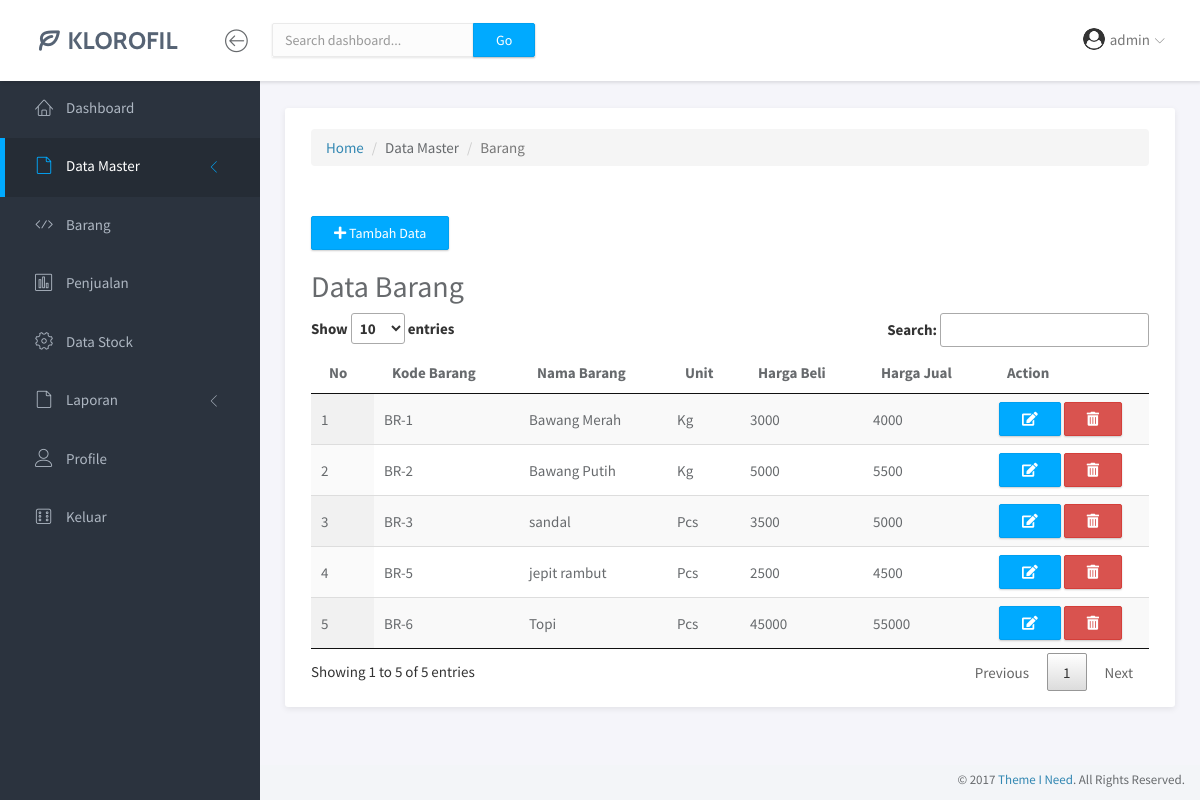
Page /2-Dashboard-BeliBarang.php (signed in) on the committed database.
### tables this page shows
CREATE TABLE `identitas_barang` (
  `Kode_Barang` varchar(12) NOT NULL,
  `Nama_Barang` varchar(30) NOT NULL,
  `Unit` enum('Kg','Pcs') NOT NULL,
  `Harga_Beli` bigint(20) NOT NULL,
  `Harga_Jual` bigint(20) NOT NULL,
  `Quantity` bigint(20) DEFAULT NULL,
  `Total_Quantity` bigint(20) DEFAULT NULL
);

### functions/functions-belibarang.php (called while the page is built, shortened)
<?php
$conn = mysqli_connect("localhost", "root", "", "kpdiana");
function query($query) {
	global $conn;
	$result = mysqli_query($conn, $query);
	$rows = [];
	while( $row = mysqli_fetch_assoc($result) ) {
		$rows[] = $row;
	}
	return $rows;
}
?>

### 2-Dashboard-BeliBarang.php (the view, shortened to what this page needs)
<?php
require 'functions/functions-belibarang.php';
$daftarbarang = query("SELECT * FROM identitas_barang");
?>
<!doctype html>
<html lang="en">
<head>
    <link rel="stylesheet" href="assets/vendor/bootstrap/css/bootstrap.min.css">
    <link rel="stylesheet" href="assets/vendor/fontawesome-free-5.15.3-web/css/all.css">
    <link rel="stylesheet" href="assets/vendor/linearicons/style.css">
    <link rel="stylesheet" href="assets/vendor/chartist/css/chartist-custom.css">
    <link rel="stylesheet" href="assets/css/main.css">
    <link rel="stylesheet" href="assets/css/demo.css">
    <link rel="stylesheet" href="assets/vendor/datatables/jquery.dataTables.min.css">
</head>
<body>
    <div id="wrapper">
        <nav class="navbar navbar-default navbar-fixed-top">
            <div class="brand">
                <a href="index.html"><img src="assets/img/logo-dark.png" alt="Klorofil Logo" class="img-responsive logo"></a>
            </div>
            <div class="container-fluid">
                <div class="navbar-btn">
                    <button type="button" class="btn-toggle-fullwidth"><i class="lnr lnr-arrow-left-circle"></i></button>
                </div>
                <form class="navbar-form navbar-left">
                    <div class="input-group">
                        <input type="text" value="" class="form-control" placeholder="Search dashboard...">
                        <span class="input-group-btn"><button type="button" class="btn btn-primary">Go</button></span>
                    </div>
                </form>
                <div id="navbar-menu">
                    <ul class="nav navbar-nav navbar-right">
                        <li class="dropdown">
                             <a href="#" class="dropdown-toggle" data-toggle="dropdown"><img src="assets/img/profile/<?= $_SESSION['user']['gambar'] ?>" class="img-circle" alt="Avatar"> <span><?= $_SESSION['user']['nama'] ?></span> <i class="icon-submenu lnr lnr-chevron-down"></i></a>
                        </li>
                    </ul>
                </div>
            </div>
        </nav>
        <div id="sidebar-nav" class="sidebar">
            <div class="sidebar-scroll">
                <nav>
                    <ul class="nav">
                        <li><a href="1-Dashboard-Home.php" class=""><i class="lnr lnr-home"></i> <span>Dashboard</span></a></li>
                        <li>
                            <a href="#subPages" data-toggle="collapse" class="collapsed active"><i class="lnr lnr-file-empty"></i>
							<span>Data Master</span> <i class="icon-submenu lnr lnr-chevron-left"></i></a>
                        </li>
                        <li><a href="9-Dashboard-BarangMasuk.php" class=""><i class="lnr lnr-code"></i></i> <span>Barang</span></a></li>
                        <li><a href="4-Dashboard-Penjualan.php" class=""><i class="lnr lnr-chart-bars"></i> <span>Penjualan</span></a></li>
                        <li><a href="5-Dashboard-DataStock.php" class=""><i class="lnr lnr-cog"></i> <span>Data Stock</span></a></li>
                        <li>
                            <a href="#Laporan" data-toggle="collapse" class="collapsed"><i class="lnr lnr-file-empty"></i>
							<span>Laporan</span> <i class="icon-submenu lnr lnr-chevron-left"></i></a>
                        </li>
                        <li><a href="page-profile.html" class=""><i class="lnr lnr-user"></i> <span>Profile</span></a></li>
                        <li><a href="logout.php" class=""><i class="lnr lnr-dice"></i> <span>Keluar</span></a></li>
                    </ul>
                </nav>
            </div>
        </div>
        <div class="main">
            <div class="main-content">
                <div class="container-fluid">
                    <div class="panel panel-headline">
                        <div class="panel-heading">
                            <div class="inibreadcumb">
                                <nav aria-label="breadcrumb">
                                    <ol class="breadcrumb">
                                        <li class="breadcrumb-item"><a href="1-Dashboard-Home.html">Home</a></li>
                                        <li class="breadcrumb-item">Data Master</li>
                                        <li class="breadcrumb-item active" aria-current="page">Barang</li>
                                    </ol>
                                </nav>
                            </div>
                        </div>
                        <div class="panel-body">
                            <div class="row">
                                <div class="col-md-12">
                                    <button type="button" class="btn btn-primary" data-toggle="modal" data-target="#exampleModal"> <i class="fas fa-plus"></i> Tambah Data</button>
                                    <h2>Data Barang</h2>
                                    <table id="table_barang" class="display">
                                        <thead>
                                            <tr>
                                                <th>No</th>
                                                <th>Kode Barang</th>
                                                <th>Nama Barang</th>
                                                <th>Unit</th>
                                                <th>Harga Beli</th>
                                                <th>Harga Jual</th>
                                                <th>Action</th>
                                            </tr>
                                        </thead>
                                        <tbody>
                                            <?php $i = 1; ?>
                                            <?php foreach($daftarbarang as $barang): ?>
                                            <tr>
                                                <td><?= $i ?></td>
                                                <td><?= $barang['Kode_Barang'] ?></td>
                                                <td><?= $barang['Nama_Barang'] ?></td>
                                                <td><?= $barang['Unit'] ?></td>
                                                <td><?= $barang['Harga_Beli'] ?></td>
                                                <td><?= $barang['Harga_Jual'] ?></td>
                                                <td>
                                                    <button type="button" class="btn btn-primary" data-toggle="modal" data-target="#editModal" data-whatever="<?= $barang['Kode_Barang'] ?>_<?= $barang['Nama_Barang'] ?>_<?= $barang['Unit'] ?>_<?= $barang['Harga_Beli'] ?>_<?= $barang['Harga_Jual'] ?>"><i class="fas fa-edit"></i></button>
                                                    <button type="button" class="btn btn-danger" data-toggle="modal" data-target="#deleteModal" data-whatever="<?= $barang['Kode_Barang'] ?>_<?= $barang['Nama_Barang'] ?>"><i class="fas fa-trash-alt"></i></button>
                                                </td>
                                            </tr>
                                            <?php $i++; ?>
                                            <?php endforeach ?>
                                        </tbody>
                                    </table>
                                </div>
                            </div>
                        </div>
                    </div>
                </div>
            </div>
        </div>
        <footer>
            <div class="container-fluid">
                <p class="copyright">&copy; 2017 <a href="https://www.themeineed.com" target="_blank">Theme I Need</a>. All Rights Reserved.</p>
            </div>
        </footer>
    </div>
</body>
</html>

### rows in the picture
identitas_barang: Kode_Barang "BR-1", Nama_Barang "Bawang Merah", Unit "Kg", Harga_Beli "3000", Harga_Jual "4000"
identitas_barang: Kode_Barang "BR-2", Nama_Barang "Bawang Putih", Unit "Kg", Harga_Beli "5000", Harga_Jual "5500"
identitas_barang: Kode_Barang "BR-3", Nama_Barang "sandal", Unit "Pcs", Harga_Beli "3500", Harga_Jual "5000"
identitas_barang: Kode_Barang "BR-5", Nama_Barang "jepit rambut", Unit "Pcs", Harga_Beli "2500", Harga_Jual "4500"
identitas_barang: Kode_Barang "BR-6", Nama_Barang "Topi", Unit "Pcs", Harga_Beli "45000", Harga_Jual "55000"

### other values in the picture
$_SESSION['user']['nama'] "admin"
